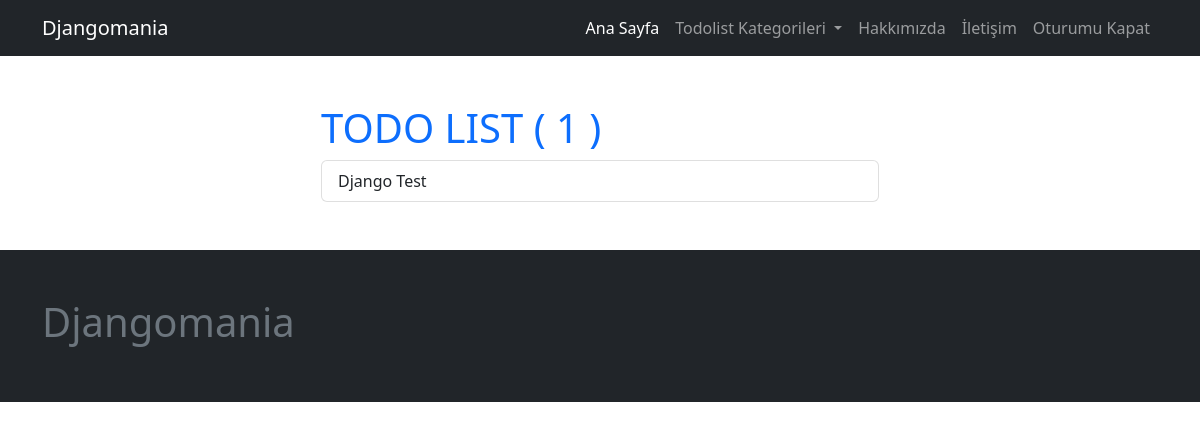
The page /todo/ (signed in) on the database its author committed.
### page/models.py (models this page shows, shortened)
class Page(models.Model):
    user = models.ForeignKey(User, on_delete=models.CASCADE)
    title = models.CharField(max_length=200)
    slug = AutoSlugField(populate_from="title", unique=True)
    cover_image = models.ImageField(upload_to="page")
    content = tinymce_models.HTMLField(blank=True, null=True)
    is_active = models.BooleanField(default=False)
    created_at = models.DateTimeField(auto_now_add=True)
    updated_at = models.DateTimeField(auto_now=True)
    def get_absolute_url(self):
        return reverse(
            "page:page_view",
            kwargs={
                "page_slug": self.slug,
            },
        )

### todo/models.py (models this page shows, shortened)
class Todo(models.Model):
    user = models.ForeignKey(User, on_delete=models.CASCADE)
    tag = models.ManyToManyField(TodoTag)
    category = models.ForeignKey(TodoCategory, on_delete=models.SET_NULL, null=True)
    title = models.CharField(max_length=200)
    content = models.TextField(blank=True, null=True)
    is_active = models.BooleanField(default=False)
    created_at = models.DateTimeField(auto_now_add=True)
    updated_at = models.DateTimeField(auto_now=True)
    def get_absolute_url(self):
        return reverse(
            "todo:todo_detail_view",
            kwargs={
                "category_slug": self.category.slug,
                "id": self.pk,
            },
        )

### todo/views.py (the view)
# urls.py: path("", all_todos_view, name="all_todos_view"),
@login_required(login_url="/admin/login/")
def all_todos_view(request):
    todos = Todo.objects.filter(
        user=request.user,
        is_active=True,
    )
    context = dict(todos=todos)
    return render(request, "todo/todo_list.html", context)

### config/global_context_processors.py (called while the page is built)
def global_todo_categories_context(request):
    return dict(
        global_todo_categories=TodoCategory.objects.filter(is_active=True),
    )

def global_page_context(request):
    return dict(global_pages=Page.objects.filter(is_active=True))

### todo/models.py (called while the page is built)
    def get_absolute_url(self):
        return reverse("todo:category_view", kwargs={"category_slug": self.slug})

### todo/templates/todo/todo_list.html (shortened to what this page needs)
{% extends 'core/base.html' %}
{% block container %}
<div class="col-sm-6 offset-sm-3">
    <h1 class="text-primary">TODO LIST ( {{todos.count}} )</h1>
    <div class="list-group">
        {% for todo in todos %}
        <a href="{{ todo.get_absolute_url }}" class="list-group-item list-group-item-action">{{ todo.title }}</a>
        {% endfor %}
    </div>
</div>
{% endblock container %}

### templates/core/navbar.html (shortened to what this page needs)
<nav class="navbar navbar-expand-lg bg-dark navbar-dark">
    <div class="container">
        <a class="navbar-brand" href="/">Djangomania</a>
        <div class="collapse navbar-collapse" id="navbarNavAltMarkup">
            <ul class="navbar-nav ms-auto">
                <li class="nav-item">
                    <a class="nav-link active" aria-current="page" href="/">Ana Sayfa</a>
                </li>
                <li class="nav-item dropdown">
                    <a class="nav-link dropdown-toggle" href="#" role="button" data-bs-toggle="dropdown"
                        aria-expanded="false">
                        Todolist Kategorileri
                    </a>
                </li>
                {% for page in global_pages %}
                <li class="nav-item">
                    <a class="nav-link" aria-current="page" href="{{ page.get_absolute_url }}">{{ page.title }}</a>
                </li>
                {% endfor %}
                {% if request.user.is_authenticated %}
                <li class="nav-item">
                    <a class="nav-link" aria-current="page" href="{% url 'logout_view' %}">Oturumu Kapat</a>
                </li>
                {% endif %}
            </ul>
        </div>
    </div>
</nav>

### rows shown on the page
Page: title "Hakkımızda"
Page: title "İletişim"
Todo: title "Django Test"

### other values the page prints
{{ todos.count }} "1"
